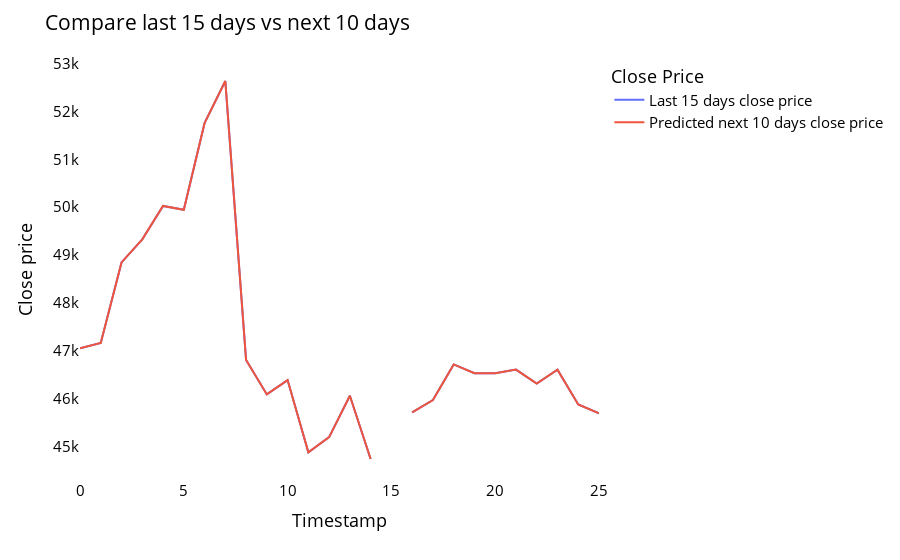

The cell this chart's notebook holds for it:
### Markdown cell above
#### Compare Last 15 days vs Next 10 days

### Code cell
# Create an empty matrix with dimensions (len(last_days)+pred_days+1,1)
temp_mat = np.empty((len(last_days)+pred_days+1,1))

# Assign NaN to all elements of the matrix
temp_mat[:] = np.nan

# Reshape the matrix to 1-D array and convert it to list
temp_mat = temp_mat.reshape(1,-1).tolist()[0]

# Create a new array to store the last original days' and predicted next days' close prices
last_original_days_value = temp_mat
next_predicted_days_value = temp_mat

# Assign the last original days' close prices to the last_original_days_value array
last_original_days_value[0:time_step+1] = scaler.inverse_transform(closedf[len(closedf)-time_step:]).reshape(1,-1).tolist()[0]

# Assign the predicted next days' close prices to the next_predicted_days_value array
next_predicted_days_value[time_step+1:] = scaler.inverse_transform(np.array(lst_output).reshape(-1,1)).reshape(1,-1).tolist()[0]

# Create a new dataframe with the last original days' close prices and the predicted next days' close prices
new_pred_plot = pd.DataFrame({
    'last_original_days_value':last_original_days_value,
    'next_predicted_days_value':next_predicted_days_value
})

names = cycle(['Last 15 days close price','Predicted next 10 days close price'])

# Create a line plot of the two arrays
fig = px.line(new_pred_plot,x=new_pred_plot.index, y=[new_pred_plot['last_original_days_value'],
                                                      new_pred_plot['next_predicted_days_value']],
              labels={'value': 'Close price','index': 'Timestamp'})

# Update the layout of the plot
fig.update_layout(title_text='Compare last 15 days vs next 10 days',
                  plot_bgcolor='white', font_size=15, font_color='black',legend_title_text='Close Price')
fig.for_each_trace(lambda t:  t.update(name = next(names)))
fig.update_xaxes(showgrid=False)
fig.update_yaxes(showgrid=False)
fig.show()

### Figure 1 — Plotly figure (JSON) as saved in the notebook; plotly's stock layout.template omitted (floating-point values rounded to 4 significant figures)
{"data": [{"hovertemplate": "variable=last_original_days_value<br>Timestamp=%{x}<br>Close price=%{y}<extra></extra>", "legendgroup": "last_original_days_value", "line": {"color": "#636efa", "dash": "solid"}, "marker": {"symbol": "circle"}, "mode": "lines", "name": "Last 15 days close price", "orientation": "v", "showlegend": true, "type": "scatter", "x": [0, 1, 2, 3, 4, 5, 6, 7, 8, 9, 10, 11, 12, 13, 14, 15, 16, 17, 18, 19, 20, 21, 22, 23, 24, 25], "xaxis": "x", "y": [47050.0, 47170.0, 48850.0, 49330.0, 50030.0, 49940.0, 51750.0, 52630.0, 46810.0, 46090.0, 46390.0, 44880.0, 45200.0, 46060.0, 44740.0, null, 45720.0, 45980.0, 46720.0, 46530.0, 46530.0, 46610.0, 46320.0, 46610.0, 45880.0, 45700.0], "yaxis": "y"}, {"hovertemplate": "variable=next_predicted_days_value<br>Timestamp=%{x}<br>Close price=%{y}<extra></extra>", "legendgroup": "next_predicted_days_value", "line": {"color": "#EF553B", "dash": "solid"}, "marker": {"symbol": "circle"}, "mode": "lines", "name": "Predicted next 10 days close price", "orientation": "v", "showlegend": true, "type": "scatter", "x": [0, 1, 2, 3, 4, 5, 6, 7, 8, 9, 10, 11, 12, 13, 14, 15, 16, 17, 18, 19, 20, 21, 22, 23, 24, 25], "xaxis": "x", "y": [47050.0, 47170.0, 48850.0, 49330.0, 50030.0, 49940.0, 51750.0, 52630.0, 46810.0, 46090.0, 46390.0, 44880.0, 45200.0, 46060.0, 44740.0, null, 45720.0, 45980.0, 46720.0, 46530.0, 46530.0, 46610.0, 46320.0, 46610.0, 45880.0, 45700.0], "yaxis": "y"}], "layout": {"font": {"color": "black", "size": 15}, "legend": {"title": {"text": "Close Price"}, "tracegroupgap": 0}, "margin": {"t": 60}, "plot_bgcolor": "white", "title": {"text": "Compare last 15 days vs next 10 days"}, "xaxis": {"anchor": "y", "domain": [0, 1], "showgrid": false, "title": {"text": "Timestamp"}}, "yaxis": {"anchor": "x", "domain": [0, 1], "showgrid": false, "title": {"text": "Close price"}}}}
